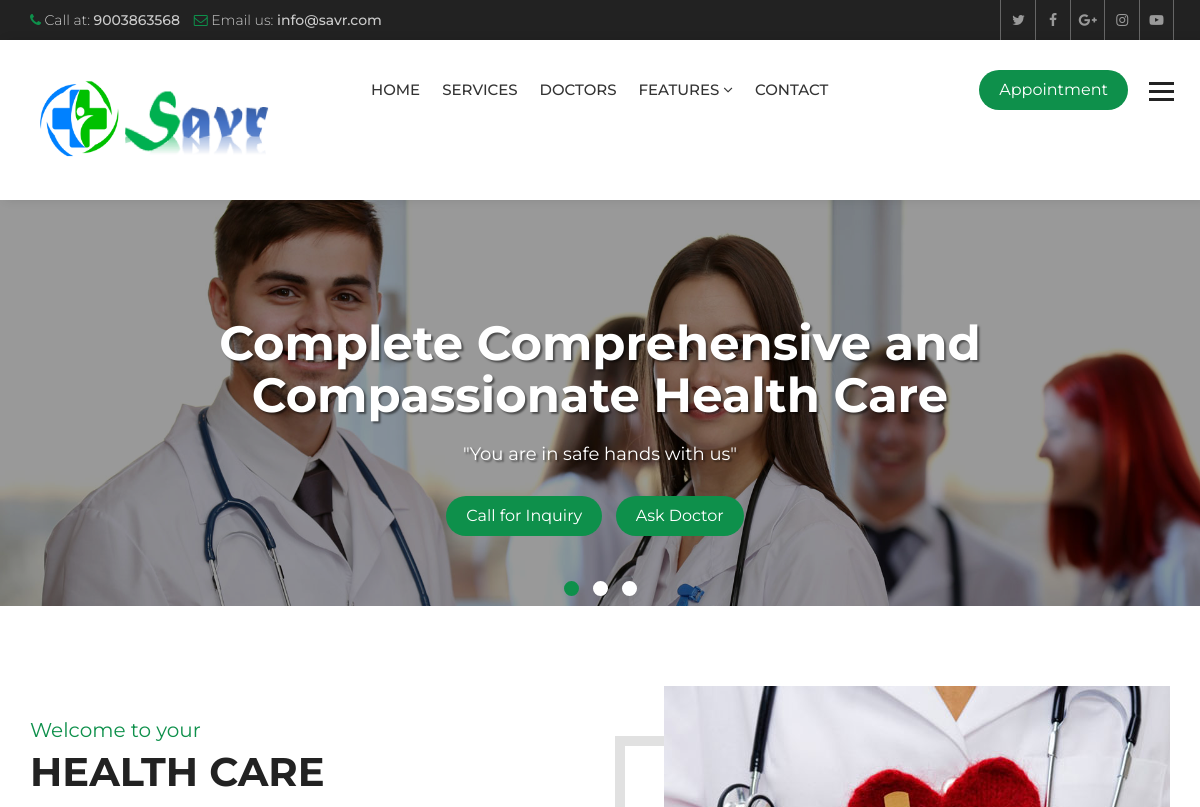
Before: / (upper part) with the older database file.
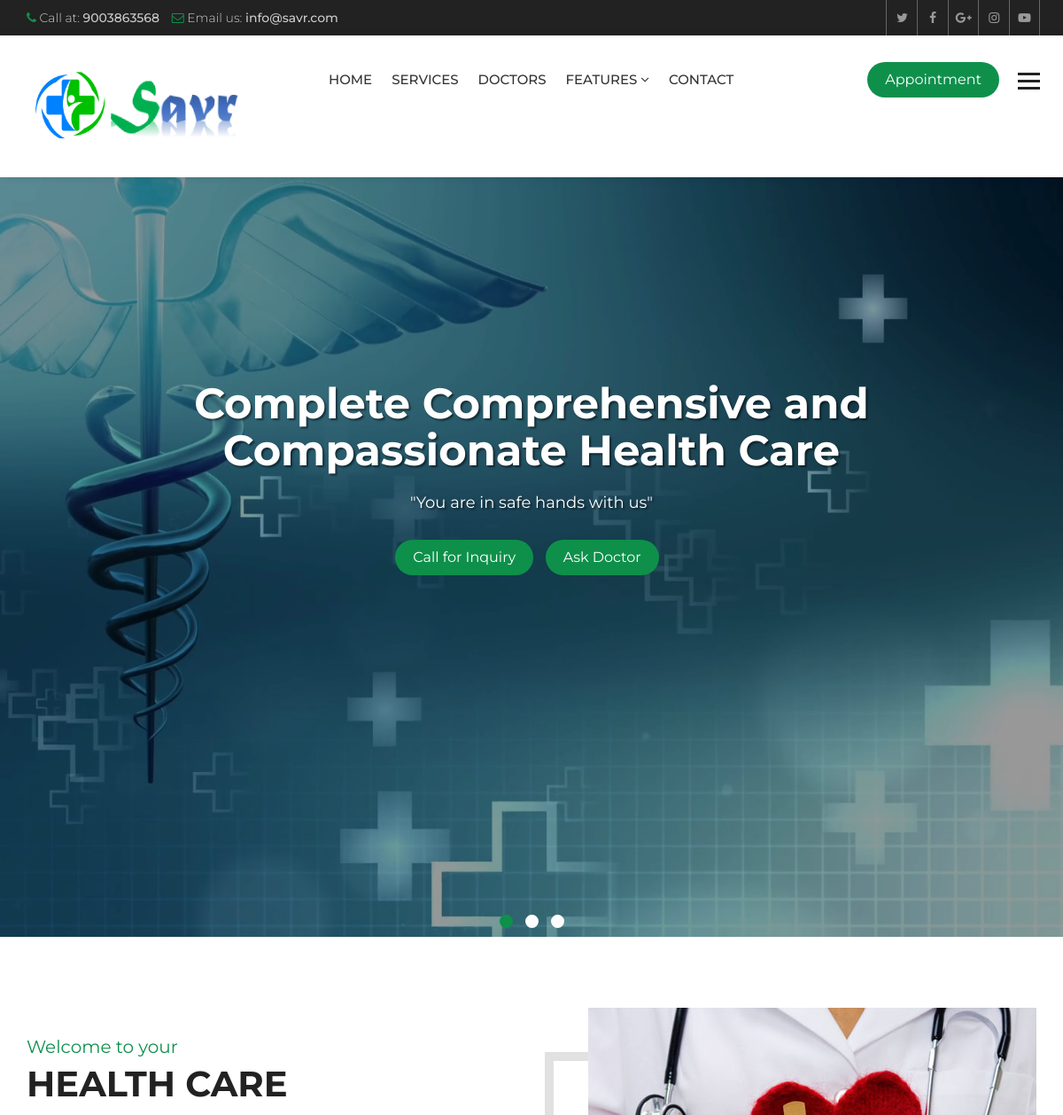
After: the same page with the newer database file.
### hospital/models.py (models this page shows, shortened)
class Slider(models.Model):
    caption = models.CharField(max_length=150)
    slogan = models.CharField(max_length=120)
    image = models.ImageField(upload_to='sliders/')
    class Meta:
        verbose_name_plural = 'Slider'

### hospital/views.py (the view)
# urls.py: path('', views.HomeView.as_view(), name='index'),
class HomeView(ListView):
    template_name = 'hospital/index.html'
    queryset = Service.objects.all()
    context_object_name = 'services'
    def get_context_data(self, **kwargs):
        context = super().get_context_data()
        context['sliders'] = Slider.objects.all()
        context['experts'] = Doctor.objects.all()
        return context

### hospital/context_processors.py (called while the page is built)
def footer_content(request):
    services = Service.objects.all()
    doctors = Doctor.objects.all()
    context = {
        'services': services,
        'doctors': doctors
    }
    return context

### templates/hospital/index.html (shortened to what this page needs)
{% extends 'base.html' %}
{% load static %}
{% block maincontent %}
<div class="main-content">
  <section class="welcome-section">
    <div class="container">
      <div class="row">
        <div class="welcome-box">
          <div class="col-md-6 col-sm-6">
            <div class="welcome-text">
              <div class="sectio-title-2"> <strong>Welcome to your</strong>
                <h2>Health Care</h2>
              </div>
            </div>
          </div>
          <div class="col-md-6 col-sm-6">
            <div class="welcome-img"> <img src="{% static 'heartcare/images/welcome.jpg' %}" alt=""> </div>
          </div>
        </div>
      </div>
    </div>
  </section>
{% endblock maincontent %}

### templates/partials/_slider.html
{% load static %}
<div class="main-slider">
    <div id="main-slider" class="owl-carousel owl-theme">
      {% for slider in sliders %}
      <div class="item">
          <div class="slide-caption slide-2">
            <div class="container">
              <h1>{{ slider.caption }}</h1>
              <p>{{ slider.slogan }}</p>
              <a class="btn-1" href="#">Call for Inquiry</a> <a class="btn-1" href="#">Ask Doctor</a>
            </div>
          </div>
          <span class="simg"><img src="{{ slider.image.url }}" alt=""></span>
        </div>
      {% endfor %}
    </div>
  </div>

Changed rows visible on the page:
changed Slider "Complete Comprehensive and Compassionate Health Care": image: picture removed
